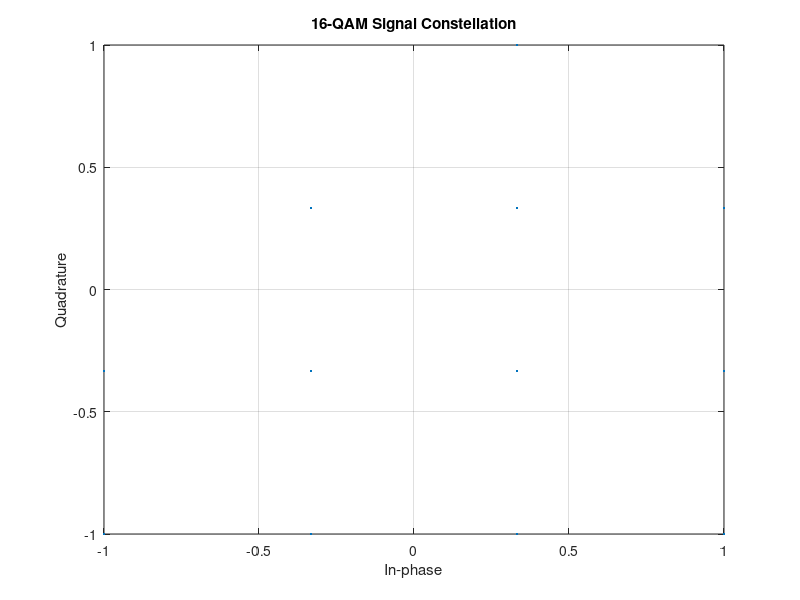
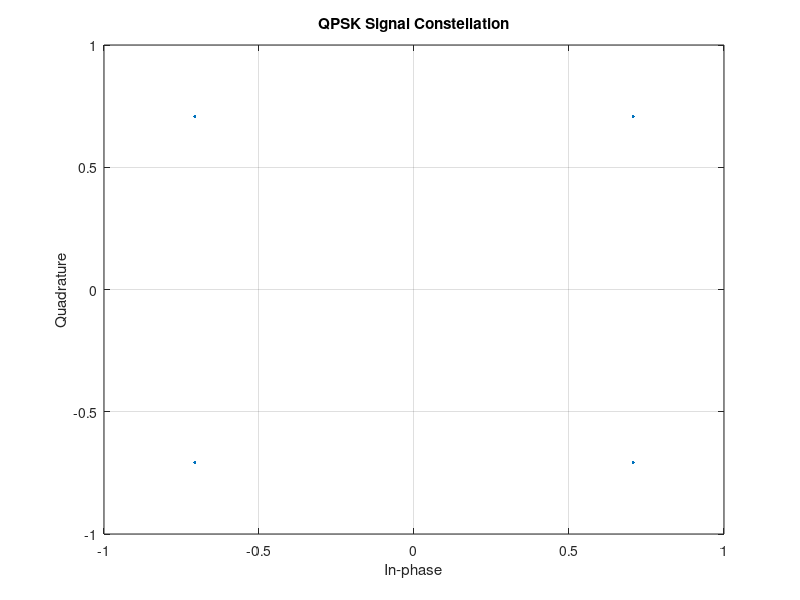
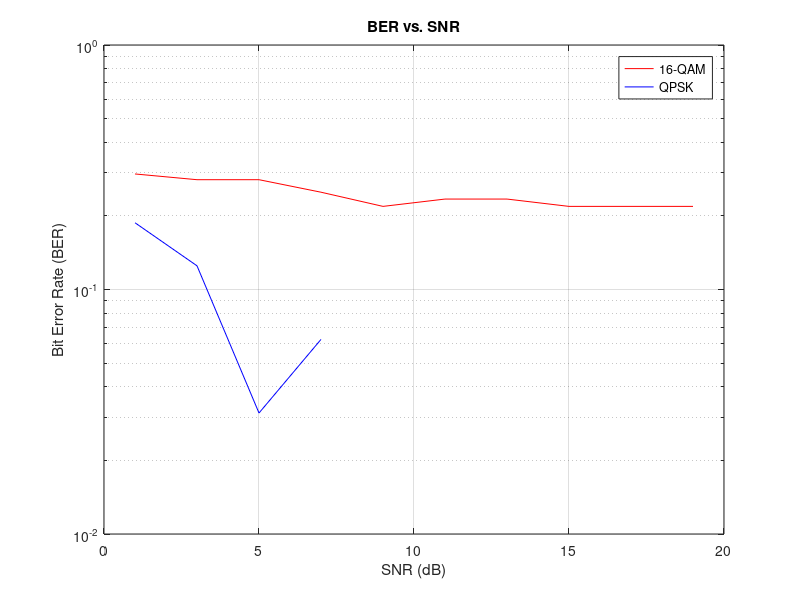

Here is the MATLAB script that generated these plots, in order:
clear all;
clc;
close all;

% QAM (16-QAM)
M = 16; % Modulation order
tx_qam = randi([0 M-1], 1, 16); % Random data symbols

% QAM modulation
qamSig = qammod(tx_qam, M);
qamSig = qamSig / sqrt(mean(abs(qamSig).^2)); % Normalize power
figure;
scatterplot(qamSig);
title('16-QAM Signal Constellation');
grid on;

% QPSK
M1 = 4; % Modulation order for QPSK
tx_qpsk = randi([0 M1-1], 1, 16); % Random data symbols

% QPSK modulation
qpskSig = pskmod(tx_qpsk, M1, pi/4); % QPSK modulation
qpskSig = qpskSig / sqrt(mean(abs(qpskSig).^2)); % Normalize power
figure;
scatterplot(qpskSig);
title('QPSK Signal Constellation');
grid on;

% SNR range
SNR = 1:2:20;

% Initialize BER arrays
BER_qam = zeros(size(SNR));
BER_qpsk = zeros(size(SNR));

% Loop over different SNR values
for n = 1:length(SNR)
    % Add noise to QAM signal
    rxSig_qam = awgn(qamSig, SNR(n), 'measured');
    rx_qam = qamdemod(rxSig_qam, M); % Demodulate QAM
    [~, BER_qam(n)] = biterr(tx_qam, rx_qam); % Calculate BER for QAM
    
    % Add noise to QPSK signal
    rxSig_qpsk = awgn(qpskSig, SNR(n), 'measured');
    rx_qpsk = pskdemod(rxSig_qpsk, M1, pi/4); % Demodulate QPSK
    [~, BER_qpsk(n)] = biterr(tx_qpsk, rx_qpsk); % Calculate BER for QPSK
end

% Plot BER vs SNR
figure;
semilogy(SNR, BER_qam, 'r-');% 'LineWidth', 1.5); % BER for QAM
hold on;
semilogy(SNR, BER_qpsk, 'b-');%, 'LineWidth', 1.5); % BER for QPSK
grid on;
xlabel('SNR (dB)');
ylabel('Bit Error Rate (BER)');
legend('16-QAM', 'QPSK');
title('BER vs. SNR');
hold off;
